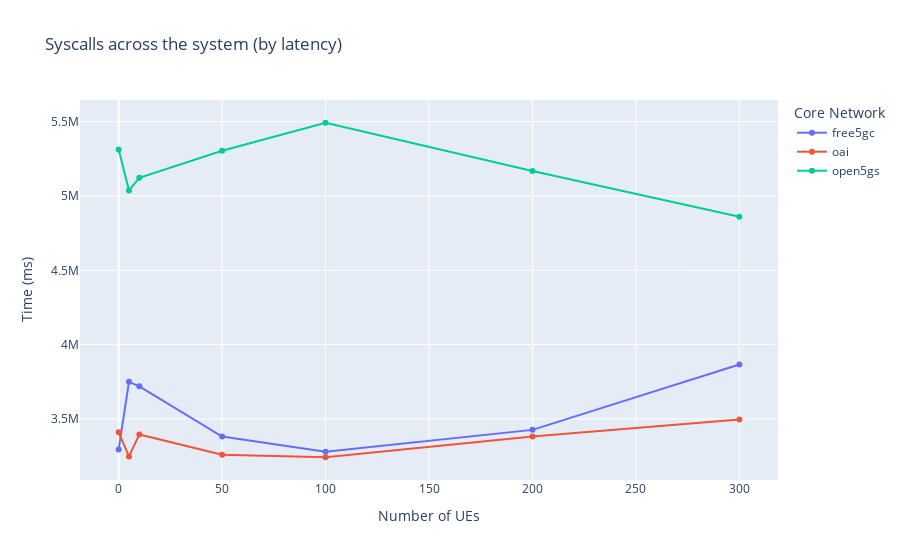
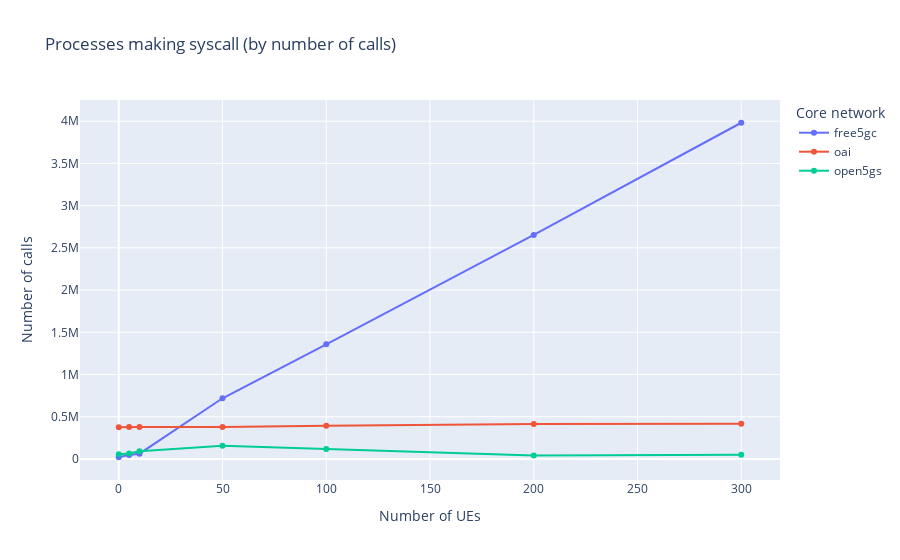
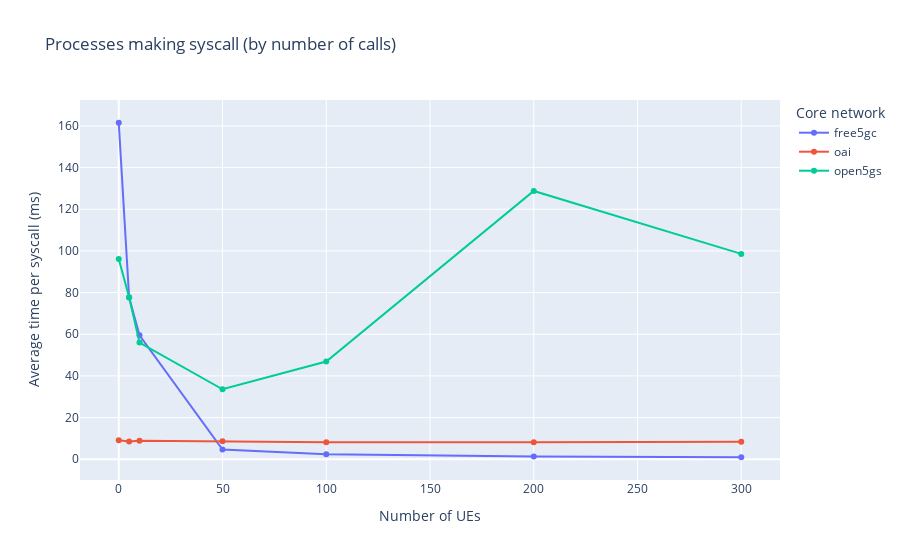

These figures' notebook cell, in order:
### Code cell
""" This shows how the usage syscalls change as the load changes. 
(a) The number of syscalls as the traffic load increases
(b) The time spent executing syscalls as the traffic increases
(c) The average time spent per syscall as the traffic increases
This can tell us:
1. How the core network is architectures to respond to increasing load
2. Comparing can tell us the core network that sends more time on syscalls. We can use that to corellate to the performance of the core network
3. We have the details on overal performance of the core networks, we can look at the results that correlate the performance
4. Is there a general trend to syscalls that can show well architected e.g., the latency should increase as load increase etc.
If there is an ideal trend or correlation, does it match the trend of the core networks and correlate to the performance we are seeing
"""

top_n = 5

syscount_df = spark.read.option("basePath", basePath).json(
f"{basePath}/cn=*/ues=*/tool=syscount")

df_syscount = syscount_df.toPandas().groupby(['cn', 'ues']).agg({ 'count': 'sum', 'time (ms)': 'sum' }).reset_index()

df_syscount['avg'] = (df_syscount['time (ms)'] / df_syscount['count'])

syscount_fig = px.line(df_syscount,
                x="ues", y="time (ms)", color="cn",
                labels={
                     "ues": "Number of UEs",
                     "time (ms)": "Time (ms)",
                     "syscall": "System calls",
                     "count": "Number of calls",
                     "cn": "Core Network"
                 },
                title='Syscalls across the system (by latency)',
                markers=True)
# syscount_fig.update_traces(textinfo='value')
# syscount_fig.update_traces(textinfo='time (us)')
syscount_fig.show()
syscount_fig.write_image("images/syscount_fig_m2.medium.jpeg")

sysprocess_count_fig = px.line(df_syscount,
                x="ues", y="count", color="cn",
                hover_data=["count", "time (ms)"],
                labels={
                     "ues": "Number of UEs",
                     "time (ms)": "Time (ms)",
                     "syscall": "System calls",
                     "count": "Number of calls",
                     "cn": "Core network"
                },
                title=f'Processes making syscall (by number of calls)',
                markers=True)
# sysprocess_count_fig.update_traces(textinfo='value')
sysprocess_count_fig.show()

sysprocess_count_fig = px.line(df_syscount,
                x="ues", y="avg", color="cn",
                hover_data=["count", "time (ms)"],
                labels={
                     "ues": "Number of UEs",
                     "time (ms)": "Time (ms)",
                     "syscall": "System calls",
                     "count": "Number of calls",
                     "avg": "Average time per syscall (ms)",
                     "cn": "Core network"
                },
                title=f'Processes making syscall (by number of calls)',
                markers=True)
# sysprocess_count_fig.update_traces(textinfo='value')
sysprocess_count_fig.show()

sysprocess_count_fig.write_image(f"images/syscount_count_fig_m2.medium.jpeg")
with open(html_output_file, 'a') as f:
    f.write('<h2 id="syscall-count"> Syscall counts across the system, with latency information. </h2>')
    f.write('<p>futex: (short for “fast userspace mutex”) is a kernel system call that programmers can use to implement basic locking, \
            or as a building block for higher-level locking abstractions such as semaphores and POSIX mutexes or condition variables \
            A known cause of high futex system calls on VM is high contention on shared-memory resources that causes many threads \
            to wait on futexes <a href="https://access.redhat.com/solutions/534663">source</a>. </p>')
    f.write('<p>o_getevents: system calls are used to read asynchronous I/O events from the completion queue of an AIO context. \
            An AIO context is a data structure that holds information about pending and completed I/O operations \
            <a href="https://linux.die.net/man/2/io_getevents">source</a>. \
            \
            The io_getevents() system call is Linux-specific and hence affects portability of programs.</p>')
    f.write('<p>poll_wait: is a system call that waits for events on an epoll instance, which is a mechanism \
            for monitoring multiple file descriptors for I/O readiness.</p>')
    f.write(syscount_fig.to_html(full_html=False, include_plotlyjs='cdn'))
    f.write(sysprocess_count_fig.to_html(full_html=False, include_plotlyjs='cdn'))

### Figure 1 — Plotly figure (JSON) as saved in the notebook; plotly's stock layout.template omitted (floating-point values rounded to 4 significant figures)
{"data": [{"hovertemplate": "Core Network=free5gc<br>Number of UEs=%{x}<br>Time (ms)=%{y}<extra></extra>", "legendgroup": "free5gc", "line": {"color": "#636efa", "dash": "solid"}, "marker": {"symbol": "circle"}, "mode": "lines+markers", "name": "free5gc", "orientation": "v", "showlegend": true, "type": "scatter", "x": [0, 5, 10, 50, 100, 200, 300], "xaxis": "x", "y": [3295000.0, 3750000.0, 3719000.0, 3382000.0, 3280000.0, 3426000.0, 3866000.0], "yaxis": "y"}, {"hovertemplate": "Core Network=oai<br>Number of UEs=%{x}<br>Time (ms)=%{y}<extra></extra>", "legendgroup": "oai", "line": {"color": "#EF553B", "dash": "solid"}, "marker": {"symbol": "circle"}, "mode": "lines+markers", "name": "oai", "orientation": "v", "showlegend": true, "type": "scatter", "x": [0, 5, 10, 50, 100, 200, 300], "xaxis": "x", "y": [3410000.0, 3248000.0, 3396000.0, 3259000.0, 3242000.0, 3381000.0, 3496000.0], "yaxis": "y"}, {"hovertemplate": "Core Network=open5gs<br>Number of UEs=%{x}<br>Time (ms)=%{y}<extra></extra>", "legendgroup": "open5gs", "line": {"color": "#00cc96", "dash": "solid"}, "marker": {"symbol": "circle"}, "mode": "lines+markers", "name": "open5gs", "orientation": "v", "showlegend": true, "type": "scatter", "x": [0, 5, 10, 50, 100, 200, 300], "xaxis": "x", "y": [5313000.0, 5037000.0, 5122000.0, 5304000.0, 5493000.0, 5168000.0, 4861000.0], "yaxis": "y"}], "layout": {"legend": {"title": {"text": "Core Network"}, "tracegroupgap": 0}, "title": {"text": "Syscalls across the system (by latency)"}, "xaxis": {"anchor": "y", "domain": [0, 1], "title": {"text": "Number of UEs"}}, "yaxis": {"anchor": "x", "domain": [0, 1], "title": {"text": "Time (ms)"}}}}

### Figure 2 — Plotly figure (JSON) as saved in the notebook; plotly's stock layout.template omitted (floating-point values rounded to 4 significant figures)
{"data": [{"customdata": [[3295000.0], [3750000.0], [3719000.0], [3382000.0], [3280000.0], [3426000.0], [3866000.0]], "hovertemplate": "Core network=free5gc<br>Number of UEs=%{x}<br>Number of calls=%{y}<br>Time (ms)=%{customdata[0]}<extra></extra>", "legendgroup": "free5gc", "line": {"color": "#636efa", "dash": "solid"}, "marker": {"symbol": "circle"}, "mode": "lines+markers", "name": "free5gc", "orientation": "v", "showlegend": true, "type": "scatter", "x": [0, 5, 10, 50, 100, 200, 300], "xaxis": "x", "y": [20399, 48316, 62475, 718714, 1357965, 2653609, 3981446], "yaxis": "y"}, {"customdata": [[3410000.0], [3248000.0], [3396000.0], [3259000.0], [3242000.0], [3381000.0], [3496000.0]], "hovertemplate": "Core network=oai<br>Number of UEs=%{x}<br>Number of calls=%{y}<br>Time (ms)=%{customdata[0]}<extra></extra>", "legendgroup": "oai", "line": {"color": "#EF553B", "dash": "solid"}, "marker": {"symbol": "circle"}, "mode": "lines+markers", "name": "oai", "orientation": "v", "showlegend": true, "type": "scatter", "x": [0, 5, 10, 50, 100, 200, 300], "xaxis": "x", "y": [375258, 378895, 379958, 378812, 394069, 414872, 417223], "yaxis": "y"}, {"customdata": [[5313000.0], [5037000.0], [5122000.0], [5304000.0], [5493000.0], [5168000.0], [4861000.0]], "hovertemplate": "Core network=open5gs<br>Number of UEs=%{x}<br>Number of calls=%{y}<br>Time (ms)=%{customdata[0]}<extra></extra>", "legendgroup": "open5gs", "line": {"color": "#00cc96", "dash": "solid"}, "marker": {"symbol": "circle"}, "mode": "lines+markers", "name": "open5gs", "orientation": "v", "showlegend": true, "type": "scatter", "x": [0, 5, 10, 50, 100, 200, 300], "xaxis": "x", "y": [55292, 64816, 91408, 157924, 117034, 40136, 49316], "yaxis": "y"}], "layout": {"legend": {"title": {"text": "Core network"}, "tracegroupgap": 0}, "title": {"text": "Processes making syscall (by number of calls)"}, "xaxis": {"anchor": "y", "domain": [0, 1], "title": {"text": "Number of UEs"}}, "yaxis": {"anchor": "x", "domain": [0, 1], "title": {"text": "Number of calls"}}}}

### Figure 3 — Plotly figure (JSON) as saved in the notebook; plotly's stock layout.template omitted (floating-point values rounded to 4 significant figures)
{"data": [{"customdata": [[20399, 3295000.0], [48316, 3750000.0], [62475, 3719000.0], [718714, 3382000.0], [1357965, 3280000.0], [2653609, 3426000.0], [3981446, 3866000.0]], "hovertemplate": "Core network=free5gc<br>Number of UEs=%{x}<br>Average time per syscall (ms)=%{y}<br>Number of calls=%{customdata[0]}<br>Time (ms)=%{customdata[1]}<extra></extra>", "legendgroup": "free5gc", "line": {"color": "#636efa", "dash": "solid"}, "marker": {"symbol": "circle"}, "mode": "lines+markers", "name": "free5gc", "orientation": "v", "showlegend": true, "type": "scatter", "x": [0, 5, 10, 50, 100, 200, 300], "xaxis": "x", "y": [161.5, 77.61, 59.54, 4.705, 2.415, 1.291, 0.9709], "yaxis": "y"}, {"customdata": [[375258, 3410000.0], [378895, 3248000.0], [379958, 3396000.0], [378812, 3259000.0], [394069, 3242000.0], [414872, 3381000.0], [417223, 3496000.0]], "hovertemplate": "Core network=oai<br>Number of UEs=%{x}<br>Average time per syscall (ms)=%{y}<br>Number of calls=%{customdata[0]}<br>Time (ms)=%{customdata[1]}<extra></extra>", "legendgroup": "oai", "line": {"color": "#EF553B", "dash": "solid"}, "marker": {"symbol": "circle"}, "mode": "lines+markers", "name": "oai", "orientation": "v", "showlegend": true, "type": "scatter", "x": [0, 5, 10, 50, 100, 200, 300], "xaxis": "x", "y": [9.086, 8.571, 8.937, 8.604, 8.227, 8.15, 8.38], "yaxis": "y"}, {"customdata": [[55292, 5313000.0], [64816, 5037000.0], [91408, 5122000.0], [157924, 5304000.0], [117034, 5493000.0], [40136, 5168000.0], [49316, 4861000.0]], "hovertemplate": "Core network=open5gs<br>Number of UEs=%{x}<br>Average time per syscall (ms)=%{y}<br>Number of calls=%{customdata[0]}<br>Time (ms)=%{customdata[1]}<extra></extra>", "legendgroup": "open5gs", "line": {"color": "#00cc96", "dash": "solid"}, "marker": {"symbol": "circle"}, "mode": "lines+markers", "name": "open5gs", "orientation": "v", "showlegend": true, "type": "scatter", "x": [0, 5, 10, 50, 100, 200, 300], "xaxis": "x", "y": [96.1, 77.72, 56.04, 33.59, 46.93, 128.8, 98.57], "yaxis": "y"}], "layout": {"legend": {"title": {"text": "Core network"}, "tracegroupgap": 0}, "title": {"text": "Processes making syscall (by number of calls)"}, "xaxis": {"anchor": "y", "domain": [0, 1], "title": {"text": "Number of UEs"}}, "yaxis": {"anchor": "x", "domain": [0, 1], "title": {"text": "Average time per syscall (ms)"}}}}
